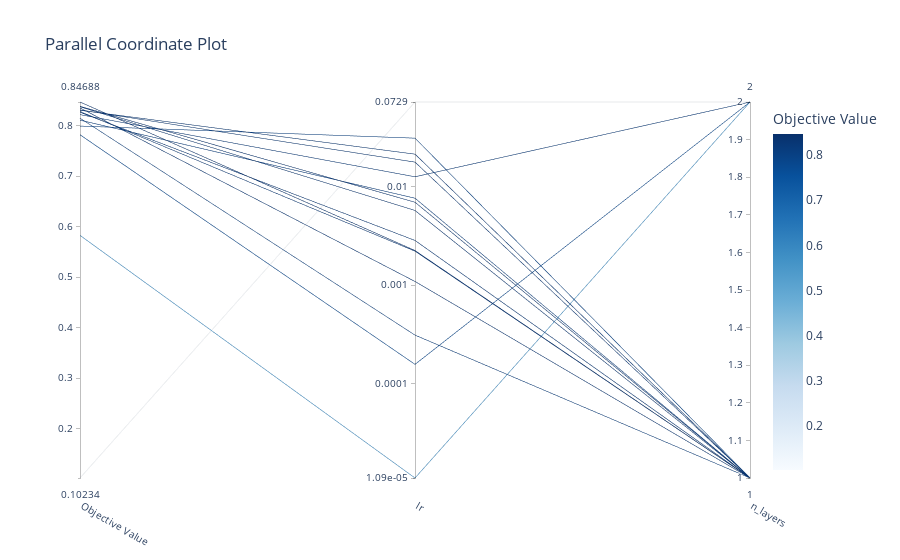

Notebook code cell kept with this figure:
### Markdown cell above
Or select specific parameters:

### Code cell
plot_parallel_coordinate(study, params=["lr", "n_layers"])

### Figure 1 — Plotly figure (JSON) as saved in the notebook; plotly's stock layout.template omitted (floating-point values rounded to 4 significant figures)
{"data": [{"dimensions": [{"label": "Objective Value", "range": [0.1023, 0.8469], "values": [0.1023, 0.8219, 0.782, 0.8148, 0.5828, 0.7992, 0.8313, 0.8352, 0.8469, 0.8266, 0.8383, 0.8375, 0.8281, 0.8109, 0.8305]}, {"label": "lr", "range": [-4.962, -1.137], "ticktext": ["1.09e-05", "0.0001", "0.001", "0.01", "0.0729"], "tickvals": [-4.962, -4, -3, -2, -1.137], "values": [-1.137, -1.898, -3.806, -3.509, -4.962, -1.505, -1.749, -2.963, -2.648, -2.546, -2.157, -2.24, -2.654, -2.116, -1.668]}, {"label": "n_layers", "range": [1, 2], "values": [2, 2, 2, 1, 2, 1, 1, 1, 1, 1, 1, 1, 1, 1, 1]}], "labelangle": 30, "labelside": "bottom", "line": {"color": [0.1023, 0.8219, 0.782, 0.8148, 0.5828, 0.7992, 0.8313, 0.8352, 0.8469, 0.8266, 0.8383, 0.8375, 0.8281, 0.8109, 0.8305], "colorbar": {"title": {"text": "Objective Value"}}, "colorscale": [[0, "rgb(247,251,255)"], [0.125, "rgb(222,235,247)"], [0.25, "rgb(198,219,239)"], [0.375, "rgb(158,202,225)"], [0.5, "rgb(107,174,214)"], [0.625, "rgb(66,146,198)"], [0.75, "rgb(33,113,181)"], [0.875, "rgb(8,81,156)"], [1, "rgb(8,48,107)"]], "reversescale": false, "showscale": true}, "type": "parcoords"}], "layout": {"title": {"text": "Parallel Coordinate Plot"}}}
